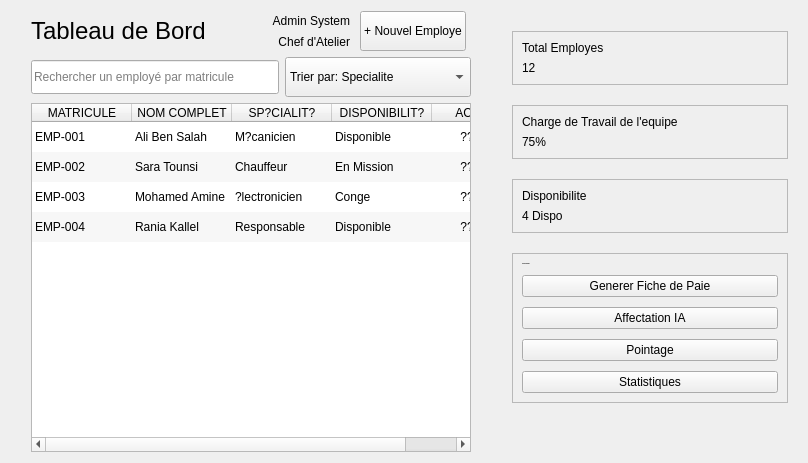
         <widget class="QWidget" name="affichage">
          <layout class="QHBoxLayout" name="horizontalLayout_Split" stretch="3,0">
           <item>
            <layout class="QVBoxLayout" name="verticalLayout_Left">
             <property name="leftMargin">
              <number>20</number>
             </property>
             <property name="rightMargin">
              <number>20</number>
             </property>
             <item>
              <layout class="QHBoxLayout" name="horizontalLayout_Header">
               <item>
                <widget class="QLabel" name="label_Title">
                 <property name="font">
                  <font>
                   <family>Segoe UI</family>
                   <pointsize>18</pointsize>
                   <fontweight>DemiBold</fontweight>
                  </font>
                 </property>
                 <property name="text">
                  <string>Tableau de Bord</string>
                 </property>
                </widget>
               </item>
               <item>
                <spacer name="horizontalSpacer">
                 <property name="orientation">
                  <enum>Qt::Orientation::Horizontal</enum>
                 </property>
                 <property name="sizeType">
                  <enum>QSizePolicy::Policy::Expanding</enum>
                 </property>
                 <property name="sizeHint" stdset="0">
                  <size>
                   <width>40</width>
                   <height>20</height>
                  </size>
                 </property>
                </spacer>
               </item>
               <item>
                <spacer name="horizontalSpacer_User">
                 <property name="orientation">
                  <enum>Qt::Orientation::Horizontal</enum>
                 </property>
                 <property name="sizeType">
                  <enum>QSizePolicy::Policy::Fixed</enum>
                 </property>
                 <property name="sizeHint" stdset="0">
                  <size>
                   <width>20</width>
                   <height>20</height>
                  </size>
                 </property>
                </spacer>
               </item>
               <item>
                <widget class="QFrame" name="frameUser">
                 <property name="frameShape">
                  <enum>QFrame::Shape::NoFrame</enum>
                 </property>
                 <layout class="QVBoxLayout" name="verticalLayout_User">
                  <property name="spacing">
                   <number>0</number>
                  </property>
                  <property name="leftMargin">
                   <number>0</number>
                  </property>
                  <property name="topMargin">
                   <number>0</number>
                  </property>
                  <property name="rightMargin">
                   <number>5</number>
                  </property>
                  <property name="bottomMargin">
                   <number>0</number>
                  </property>
                  <item>
                   <layout class="QHBoxLayout" name="horizontalLayout_UserHeader">
                    <property name="spacing">
                     <number>10</number>
                    </property>
                    <item>
                     <layout class="QVBoxLayout" name="verticalLayout_UserText">
                      <property name="spacing">
                       <number>2</number>
                      </property>
                      <item>
                       <widget class="QLabel" name="lblUserName">
                        <property name="text">
                         <string>Admin System</string>
                        </property>
                        <property name="alignment">
                         <set>Qt::AlignmentFlag::AlignRight|Qt::AlignmentFlag::AlignTrailing|Qt::AlignmentFlag::AlignVCenter</set>
                        </property>
                       </widget>
                      </item>
                      <item>
                       <widget class="QLabel" name="lblUserRole">
                        <property name="text">
                         <string>Chef d'Atelier</string>
                        </property>
                        <property name="alignment">
                         <set>Qt::AlignmentFlag::AlignRight|Qt::AlignmentFlag::AlignTrailing|Qt::AlignmentFlag::AlignVCenter</set>
                        </property>
                       </widget>
                      </item>
                     </layout>
                    </item>
                    <item>
                     <widget class="QPushButton" name="btnNouveau">
                      <property name="minimumSize">
                       <size>
                        <width>0</width>
                        <height>40</height>
                       </size>
                      </property>
                      <property name="cursor">
                       <cursorShape>PointingHandCursor</cursorShape>
                      </property>
                      <property name="text">
                       <string>+ Nouvel Employe</string>
                      </property>
                     </widget>
                    </item>
                   </layout>
                  </item>
                 </layout>
                </widget>
               </item>
              </layout>
             </item>
             <item>
              <layout class="QHBoxLayout" name="horizontalLayout_Search">
               <item>
                <widget class="QLineEdit" name="txtSearch">
                 <property name="minimumSize">
                  <size>
                   <width>0</width>
                   <height>34</height>
                  </size>
                 </property>
                 <property name="placeholderText">
                  <string>Rechercher un employé par matricule</string>
                 </property>
                </widget>
               </item>
               <item>
                <widget class="QComboBox" name="cbSort">
                 <property name="minimumSize">
                  <size>
                   <width>180</width>
                   <height>40</height>
                  </size>
                 </property>
                 <item>
                  <property name="text">
                   <string>Trier par: Specialite</string>
                  </property>
                 </item>
                 <item>
                  <property name="text">
                   <string>Trier par: note de fin d annes</string>
                  </property>
                 </item>
                 <item>
                  <property name="text">
                   <string>Trier par: salaire</string>
                  </property>
                 </item>
                 <item>
                  <property name="text">
                   <string>Trier par: Nom</string>
                  </property>
                 </item>
                </widget>
               </item>
              </layout>
             </item>
             <item>
              <widget class="QTableWidget" name="tableEmployes">
               <property name="sizePolicy">
                <sizepolicy hsizetype="Expanding" vsizetype="Expanding">
                 <horstretch>0</horstretch>
                 <verstretch>0</verstretch>
                </sizepolicy>
               </property>
               <property name="alternatingRowColors">
                <bool>true</bool>
               </property>
               <property name="selectionBehavior">
                <enum>QAbstractItemView::SelectionBehavior::SelectRows</enum>
               </property>
               <property name="verticalScrollMode">
                <enum>QAbstractItemView::ScrollMode::ScrollPerPixel</enum>
               </property>
               <property name="horizontalScrollMode">
                <enum>QAbstractItemView::ScrollMode::ScrollPerPixel</enum>
               </property>
               <property name="showGrid">
                <bool>false</bool>
               </property>
               <attribute name="horizontalHeaderStretchLastSection">
                <bool>true</bool>
               </attribute>
               <attribute name="verticalHeaderVisible">
                <bool>false</bool>
               </attribute>
               <row>
                <property name="text">
                 <string>1</string>
                </property>
               </row>
               <row>
                <property name="text">
                 <string>2</string>
                </property>
               </row>
               <row>
                <property name="text">
                 <string>3</string>
                </property>
               </row>
               <row>
                <property name="text">
                 <string>4</string>
                </property>
               </row>
               <column>
                <property name="text">
                 <string>MATRICULE</string>
                </property>
               </column>
               <column>
                <property name="text">
                 <string>NOM COMPLET</string>
                </property>
               </column>
               <column>
                <property name="text">
                 <string>SP?CIALIT?</string>
                </property>
               </column>
               <column>
                <property name="text">
                 <string>DISPONIBILIT?</string>
                </property>
               </column>
               <column>
                <property name="text">
                 <string>ACTIONS</string>
                </property>
               </column>
               <item row="0" column="0">
                <property name="text">
                 <string>EMP-001</string>
                </property>
               </item>
               <item row="0" column="1">
                <property name="text">
                 <string>Ali Ben Salah</string>
                </property>
               </item>
               <item row="0" column="2">
                <property name="text">
                 <string>M?canicien</string>
                </property>
               </item>
               <item row="0" column="3">
                <property name="text">
                 <string>Disponible</string>
                </property>
               </item>
               <item row="0" column="4">
                <property name="text">
                 <string>?? | ???</string>
                </property>
                <property name="textAlignment">
                 <set>AlignCenter</set>
                </property>
               </item>
               <item row="1" column="0">
                <property name="text">
                 <string>EMP-002</string>
                </property>
               </item>
               <item row="1" column="1">
                <property name="text">
                 <string>Sara Tounsi</string>
                </property>
               </item>
               <item row="1" column="2">
                <property name="text">
                 <string>Chauffeur</string>
                </property>
               </item>
               <item row="1" column="3">
                <property name="text">
                 <string>En Mission</string>
                </property>
               </item>
               <item row="1" column="4">
                <property name="text">
                 <string>?? | ???</string>
                </property>
                <property name="textAlignment">
                 <set>AlignCenter</set>
                </property>
               </item>
               <item row="2" column="0">
                <property name="text">
                 <string>EMP-003</string>
                </property>
               </item>
               <item row="2" column="1">
                <property name="text">
                 <string>Mohamed Amine</string>
                </property>
               </item>
               <item row="2" column="2">
                <property name="text">
                 <string>?lectronicien</string>
                </property>
               </item>
               <item row="2" column="3">
                <property name="text">
                 <string>Conge</string>
                </property>
               </item>
               <item row="2" column="4">
                <property name="text">
                 <string>?? | ???</string>
                </property>
                <property name="textAlignment">
                 <set>AlignCenter</set>
                </property>
               </item>
               <item row="3" column="0">
                <property name="text">
                 <string>EMP-004</string>
                </property>
               </item>
               <item row="3" column="1">
                <property name="text">
                 <string>Rania Kallel</string>
                </property>
               </item>
               <item row="3" column="2">
                <property name="text">
                 <string>Responsable</string>
                </property>
               </item>
               <item row="3" column="3">
                <property name="text">
                 <string>Disponible</string>
                </property>
               </item>
               <item row="3" column="4">
                <property name="text">
                 <string>?? | ???</string>
                </property>
                <property name="textAlignment">
                 <set>AlignCenter</set>
                </property>
               </item>
              </widget>
             </item>
            </layout>
           </item>
           <item>
            <widget class="QFrame" name="sidePanel_Employe">
             <property name="minimumSize">
              <size>
               <width>300</width>
               <height>0</height>
              </size>
             </property>
             <property name="maximumSize">
              <size>
               <width>350</width>
               <height>16777215</height>
              </size>
             </property>
             <layout class="QVBoxLayout" name="verticalLayout_Right">
              <property name="spacing">
               <number>20</number>
              </property>
              <property name="leftMargin">
               <number>15</number>
              </property>
              <property name="topMargin">
               <number>20</number>
              </property>
              <item>
               <widget class="QFrame" name="statCard">
                <property name="frameShape">
                 <enum>QFrame::Shape::StyledPanel</enum>
                </property>
                <layout class="QVBoxLayout" name="vl_stat1">
                 <item>
                  <widget class="QLabel" name="label_Stat1_Title">
                   <property name="text">
                    <string>Total Employes</string>
                   </property>
                  </widget>
                 </item>
                 <item>
                  <widget class="QLabel" name="lblStatNumber">
                   <property name="text">
                    <string>12</string>
                   </property>
                  </widget>
                 </item>
                </layout>
               </widget>
              </item>
              <item>
               <widget class="QFrame" name="statCard_2">
                <property name="frameShape">
                 <enum>QFrame::Shape::StyledPanel</enum>
                </property>
                <layout class="QVBoxLayout" name="vl_stat2">
                 <item>
                  <widget class="QLabel" name="label_Stat2_Title">
                   <property name="text">
                    <string>Charge de Travail de l'equipe</string>
                   </property>
                  </widget>
                 </item>
                 <item>
                  <widget class="QLabel" name="lblStatWorkload">
                   <property name="text">
                    <string>75%</string>
                   </property>
                  </widget>
                 </item>
                </layout>
               </widget>
              </item>
              <item>
               <widget class="QFrame" name="statCard_3">
                <property name="frameShape">
                 <enum>QFrame::Shape::StyledPanel</enum>
                </property>
                <layout class="QVBoxLayout" name="vl_stat3">
                 <item>
                  <widget class="QLabel" name="label_Stat3_Title">
                   <property name="text">
                    <string>Disponibilite</string>
                   </property>
                  </widget>
                 </item>
                 <item>
                  <widget class="QLabel" name="lblStatAvailability">
                   <property name="text">
                    <string>4 Dispo</string>
                   </property>
                  </widget>
                 </item>
                </layout>
               </widget>
              </item>
              <item>
               <widget class="QFrame" name="actionCard">
                <property name="frameShape">
                 <enum>QFrame::Shape::StyledPanel</enum>
                </property>
                <layout class="QVBoxLayout" name="verticalLayout_Actions">
                 <property name="spacing">
                  <number>10</number>
                 </property>
                 <item>
                  <widget class="QLabel" name="label_Actions">
                   <property name="font">
                    <font>
                     <family>Segoe UI</family>
                     <pointsize>-1</pointsize>
                     <bold>true</bold>
                    </font>
                   </property>
                   <property name="text">
                    <string>Actions Rapides</string>
                   </property>
                  </widget>
                 </item>
                 <item>
                  <widget class="QPushButton" name="btnFichePaie">
                   <property name="cursor">
                    <cursorShape>PointingHandCursor</cursorShape>
                   </property>
                   <property name="text">
                    <string>Generer Fiche de Paie</string>
                   </property>
                  </widget>
                 </item>
                 <item>
                  <widget class="QPushButton" name="btnGoMission">
                   <property name="cursor">
                    <cursorShape>PointingHandCursor</cursorShape>
                   </property>
                   <property name="text">
                    <string>Affectation IA</string>
                   </property>
                  </widget>
                 </item>
                 <item>
                  <widget class="QPushButton" name="btnGoPointage">
                   <property name="cursor">
                    <cursorShape>PointingHandCursor</cursorShape>
                   </property>
                   <property name="text">
                    <string>Pointage</string>
                   </property>
                  </widget>
                 </item>
                 <item>
                  <widget class="QPushButton" name="btnGoStats">
                   <property name="cursor">
                    <cursorShape>PointingHandCursor</cursorShape>
                   </property>
                   <property name="text">
                    <string>Statistiques</string>
                   </property>
                  </widget>
                 </item>
                </layout>
               </widget>
              </item>
              <item>
               <spacer name="verticalSpacer_Right">
                <property name="orientation">
                 <enum>Qt::Orientation::Vertical</enum>
                </property>
                <property name="sizeHint" stdset="0">
                 <size>
                  <width>20</width>
                  <height>40</height>
                 </size>
                </property>
               </spacer>
              </item>
             </layout>
            </widget>
           </item>
          </layout>
         </widget>
